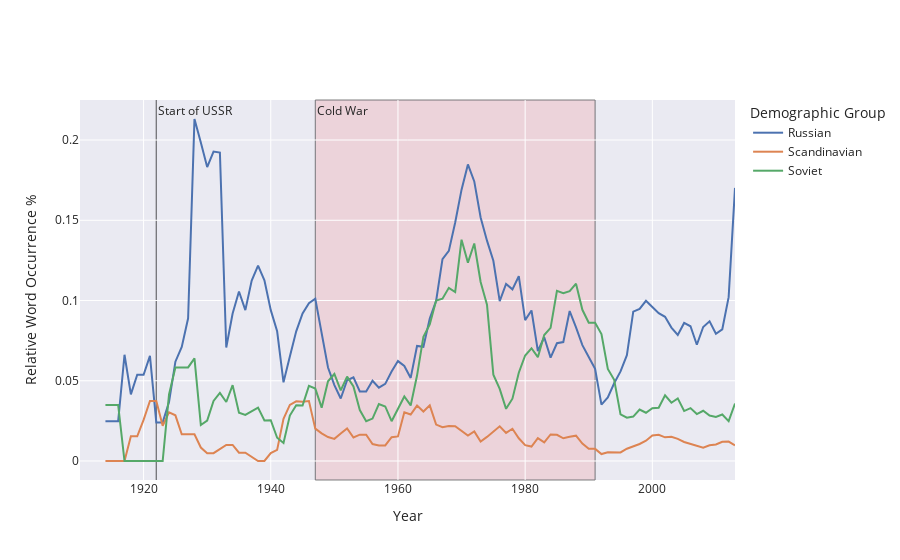

Notebook code cell kept with this figure:
### Markdown cell above
#### Cold War ####

### Code cell
ethnicities=['Russian','Scandinavian','Soviet']
fig=plot_relative_occurrences(all_counts_by_period, ethnicities,[
    ('1947', '1991', 'Cold War'),('1922','1922','Start of USSR')
])
fig.show()
fig_json = fig.to_json()

#with open('figures/ethnicity-representation4.json', 'w') as json_file:
#   json.dump(json.loads(fig_json), json_file, indent=4)
